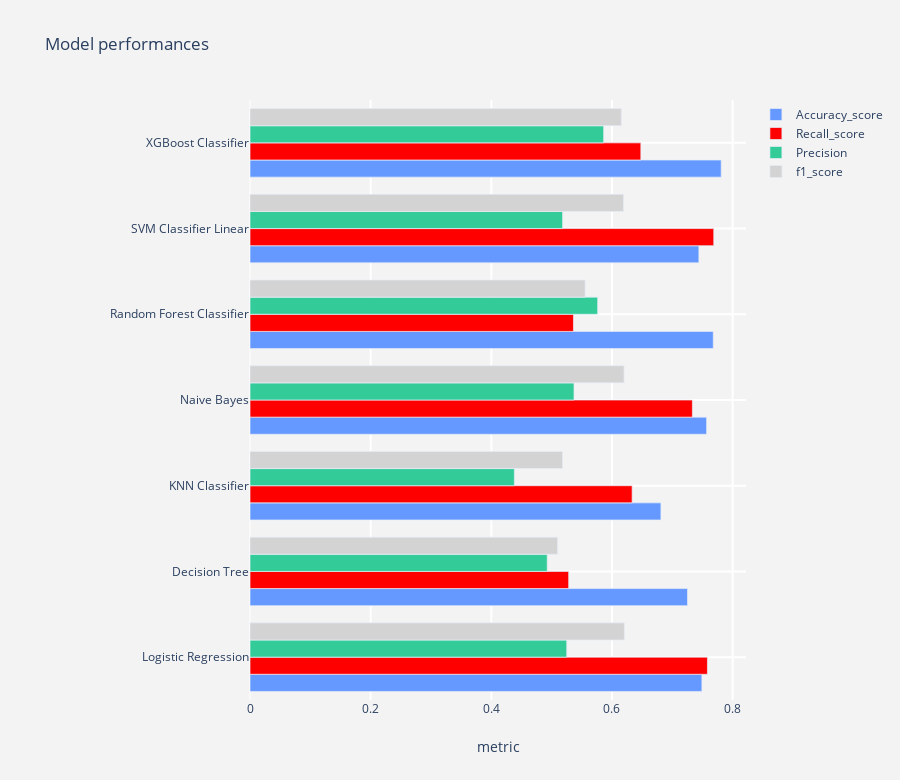

The notebook cell this image was saved under:
### Code cell
# LogisticRegression
name = "Logistic Regression"
logit = LogisticRegression()
model1 = model_report(logit,X_train_smote,X_test,y_train_smote,y_test,name)

# DecisionTree Classifier
name = "Decision Tree"
decision_tree = DecisionTreeClassifier(random_state = 0)
# X_train_resampled,X_test,y_train_resampled,y_test,name
model2 = model_report(decision_tree,X_train_smote,X_test,y_train_smote,y_test,name)

# KNeighborsClassifier
name = "KNN Classifier"
knn = KNeighborsClassifier(n_neighbors=3)
model3 = model_report(knn,X_train_smote,X_test,y_train_smote,y_test,name)

name = "Naive Bayes"
gnb = GaussianNB(priors=None)
model4 = model_report(gnb,X_train_smote,X_test,y_train_smote,y_test,name)

name = "Random Forest Classifier"
rfc = RandomForestClassifier(random_state=0)
model5 = model_report(rfc,X_train_smote,X_test,y_train_smote,y_test,name)

name = "SVM Classifier Linear"
svc  = SVC(gamma='auto', kernel='linear')
model6 = model_report(svc,X_train_smote,X_test,y_train_smote,y_test,name)

name = "XGBoost Classifier"
xgc = XGBClassifier()
model7 = model_report(xgc,X_train_smote,X_test,y_train_smote,y_test,name)

#concat all models
model_performances = pd.concat([model1,model2,model3,model4,
                                model5,model6,model7],axis = 0).reset_index()

model_performances = model_performances.drop(columns = "index",axis =1)
display(model_performances)

model_performances
def output_tracer(metric,color) :
    tracer = go.Bar(y = model_performances["Model"] ,
                    x = model_performances[metric],
                    orientation = "h",name = metric ,
                    marker = dict(line = dict(width =.7),
                                  color = color)
                   )
    return tracer

layout = go.Layout(dict(title = "Model performances",
                        plot_bgcolor  = "rgb(243,243,243)",
                        paper_bgcolor = "rgb(243,243,243)",
                        xaxis = dict(gridcolor = 'rgb(255, 255, 255)',
                                     title = "metric",
                                     zerolinewidth=1,
                                     ticklen=5,gridwidth=2),
                        yaxis = dict(gridcolor = 'rgb(255, 255, 255)',
                                     zerolinewidth=1,ticklen=5,gridwidth=2),
                        margin = dict(l = 250),
                        height = 780
                       )
                  )


trace1  = output_tracer("Accuracy_score","#6699FF")
trace2  = output_tracer('Recall_score',"red")
trace3  = output_tracer('Precision',"#33CC99")
trace4  = output_tracer('f1_score',"lightgrey")

data = [trace1,trace2,trace3,trace4]
go.Figure(data=data,layout=layout)

### Figure 1 — Plotly figure (JSON) as saved in the notebook; plotly's stock layout.template omitted (floating-point values rounded to 4 significant figures)
{"data": [{"marker": {"color": "#6699FF", "line": {"width": 0.7}}, "name": "Accuracy_score", "orientation": "h", "type": "bar", "x": [0.749, 0.7252, 0.6811, 0.7568, 0.7679, 0.744, 0.781], "y": ["Logistic Regression", "Decision Tree", "KNN Classifier", "Naive Bayes", "Random Forest Classifier", "SVM Classifier Linear", "XGBoost Classifier"]}, {"marker": {"color": "red", "line": {"width": 0.7}}, "name": "Recall_score", "orientation": "h", "type": "bar", "x": [0.7582, 0.5283, 0.6334, 0.7332, 0.5361, 0.7687, 0.6478], "y": ["Logistic Regression", "Decision Tree", "KNN Classifier", "Naive Bayes", "Random Forest Classifier", "SVM Classifier Linear", "XGBoost Classifier"]}, {"marker": {"color": "#33CC99", "line": {"width": 0.7}}, "name": "Precision", "orientation": "h", "type": "bar", "x": [0.525, 0.4926, 0.4382, 0.5371, 0.5763, 0.5182, 0.5862], "y": ["Logistic Regression", "Decision Tree", "KNN Classifier", "Naive Bayes", "Random Forest Classifier", "SVM Classifier Linear", "XGBoost Classifier"]}, {"marker": {"color": "lightgrey", "line": {"width": 0.7}}, "name": "f1_score", "orientation": "h", "type": "bar", "x": [0.6204, 0.5098, 0.518, 0.62, 0.5555, 0.619, 0.6155], "y": ["Logistic Regression", "Decision Tree", "KNN Classifier", "Naive Bayes", "Random Forest Classifier", "SVM Classifier Linear", "XGBoost Classifier"]}], "layout": {"height": 780, "margin": {"l": 250}, "paper_bgcolor": "rgb(243,243,243)", "plot_bgcolor": "rgb(243,243,243)", "title": {"text": "Model performances"}, "xaxis": {"gridcolor": "rgb(255, 255, 255)", "gridwidth": 2, "ticklen": 5, "title": {"text": "metric"}, "zerolinewidth": 1}, "yaxis": {"gridcolor": "rgb(255, 255, 255)", "gridwidth": 2, "ticklen": 5, "zerolinewidth": 1}}}
